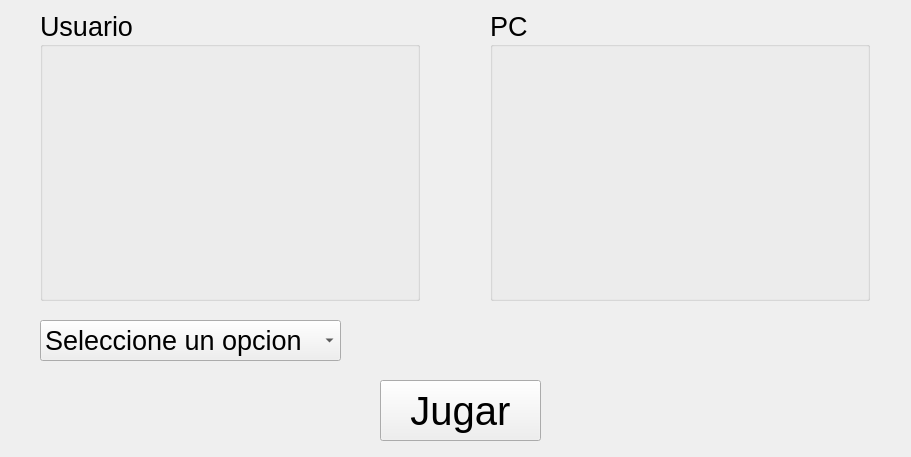
<?xml version="1.0" encoding="UTF-8"?>
<ui version="4.0">
 <class>ventana</class>
 <widget class="QWidget" name="ventana">
  <property name="geometry">
   <rect>
    <x>0</x>
    <y>0</y>
    <width>911</width>
    <height>457</height>
   </rect>
  </property>
  <property name="windowTitle">
   <string>Piedra, Papel o Tijera</string>
  </property>
  <widget class="QPushButton" name="jugarB">
   <property name="geometry">
    <rect>
     <x>380</x>
     <y>380</y>
     <width>161</width>
     <height>61</height>
    </rect>
   </property>
   <property name="font">
    <font>
     <pointsize>30</pointsize>
    </font>
   </property>
   <property name="text">
    <string>Jugar</string>
   </property>
  </widget>
  <widget class="QComboBox" name="seleccionCB">
   <property name="geometry">
    <rect>
     <x>40</x>
     <y>320</y>
     <width>301</width>
     <height>41</height>
    </rect>
   </property>
   <property name="font">
    <font>
     <pointsize>20</pointsize>
    </font>
   </property>
   <item>
    <property name="text">
     <string>Seleccione un opcion</string>
    </property>
   </item>
   <item>
    <property name="text">
     <string>Piedra</string>
    </property>
   </item>
   <item>
    <property name="text">
     <string>Papel</string>
    </property>
   </item>
   <item>
    <property name="text">
     <string>Tijera</string>
    </property>
   </item>
  </widget>
  <widget class="QLabel" name="resultadoL">
   <property name="geometry">
    <rect>
     <x>370</x>
     <y>320</y>
     <width>181</width>
     <height>41</height>
    </rect>
   </property>
   <property name="font">
    <font>
     <pointsize>30</pointsize>
    </font>
   </property>
   <property name="text">
    <string/>
   </property>
   <property name="alignment">
    <set>Qt::AlignCenter</set>
   </property>
  </widget>
  <widget class="QGroupBox" name="groupBox">
   <property name="geometry">
    <rect>
     <x>40</x>
     <y>10</y>
     <width>380</width>
     <height>291</height>
    </rect>
   </property>
   <property name="font">
    <font>
     <pointsize>20</pointsize>
    </font>
   </property>
   <property name="title">
    <string>Usuario</string>
   </property>
   <layout class="QHBoxLayout" name="horizontalLayout">
    <item>
     <widget class="QLabel" name="imagenUsuario">
      <property name="minimumSize">
       <size>
        <width>360</width>
        <height>240</height>
       </size>
      </property>
      <property name="maximumSize">
       <size>
        <width>360</width>
        <height>240</height>
       </size>
      </property>
      <property name="text">
       <string/>
      </property>
     </widget>
    </item>
   </layout>
  </widget>
  <widget class="QGroupBox" name="groupBox_2">
   <property name="geometry">
    <rect>
     <x>490</x>
     <y>10</y>
     <width>380</width>
     <height>291</height>
    </rect>
   </property>
   <property name="font">
    <font>
     <pointsize>20</pointsize>
    </font>
   </property>
   <property name="title">
    <string>PC</string>
   </property>
   <layout class="QHBoxLayout" name="horizontalLayout_2">
    <item>
     <widget class="QLabel" name="imagenPc">
      <property name="minimumSize">
       <size>
        <width>360</width>
        <height>240</height>
       </size>
      </property>
      <property name="maximumSize">
       <size>
        <width>360</width>
        <height>240</height>
       </size>
      </property>
      <property name="font">
       <font>
        <pointsize>20</pointsize>
       </font>
      </property>
      <property name="text">
       <string/>
      </property>
     </widget>
    </item>
   </layout>
  </widget>
 </widget>
 <resources/>
 <connections/>
</ui>
